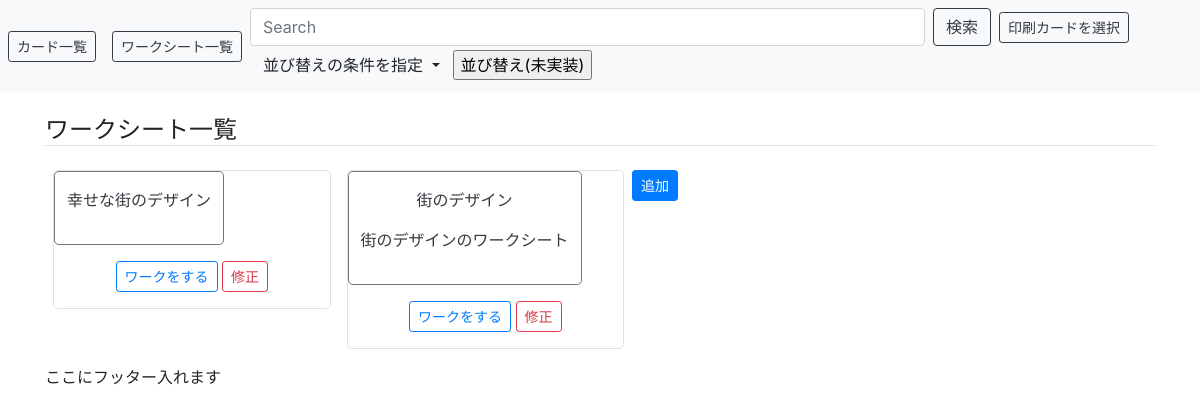
The page /workseat/ on the database its author committed.
### cms/models.py (models this page shows, shortened)
class WorkSeat(models.Model):
    title = models.CharField('タイトル', max_length=20)
    Wseatimg = models.FileField(verbose_name='シートのデータ', upload_to='images/', default='')
    desc = models.TextField('ワークシート説明', default='')
    created_at = models.DateTimeField(auto_now_add=True)

### cms/views.py (the view)
# urls.py: path('workseat/', views.workseat_list, name='workseat_list'),
def workseat_list(request):
    Wseat = WorkSeat.objects.all().order_by('id') #全部のidを取得して、cardsに入れている
    return render(request, 'cms/workseat_list.html',     # 使用するテンプレート
                  {'Wseat': Wseat})         # テンプレートに渡すデータList

### cms/templates/cms/workseat_list.html (shortened to what this page needs)
{% extends "cms/base.html" %}
{% load bootstrap4 %}
{% load static %}
{% block content %}
<h4 class="mt-4 border-bottom">ワークシート一覧</h4>
    <div class="d-flex flex-wrap">
      {% for Wseat in Wseat%}
      <div class="my-3 mx-2 border rounded-lg w-25 h-100">
          <div class="text-center text-dark py-3 border border-secondary rounded-lg btn btn-outline-light">
            <p>{{ Wseat.title }}</p>
            <p>{{ Wseat.desc }}</p>
          </div>
        <div class="text-center my-3">
          <a href="" class="btn btn-outline-primary btn-sm">ワークをする</a>
          <a href="" class="btn btn-outline-danger btn-sm">修正</a>
        </div>
      </div>
      {% endfor %}
      <div>
        <div class="justify-content-center my-auto mx-auto">
          <a href="" class="btn btn-primary btn-sm my-3">追加</a>
        </div>
      </div>
{% endblock content %}

### rows shown on the page
WorkSeat: title "幸せな街のデザイン"
WorkSeat: title "街のデザイン", desc "街のデザインのワークシート"
